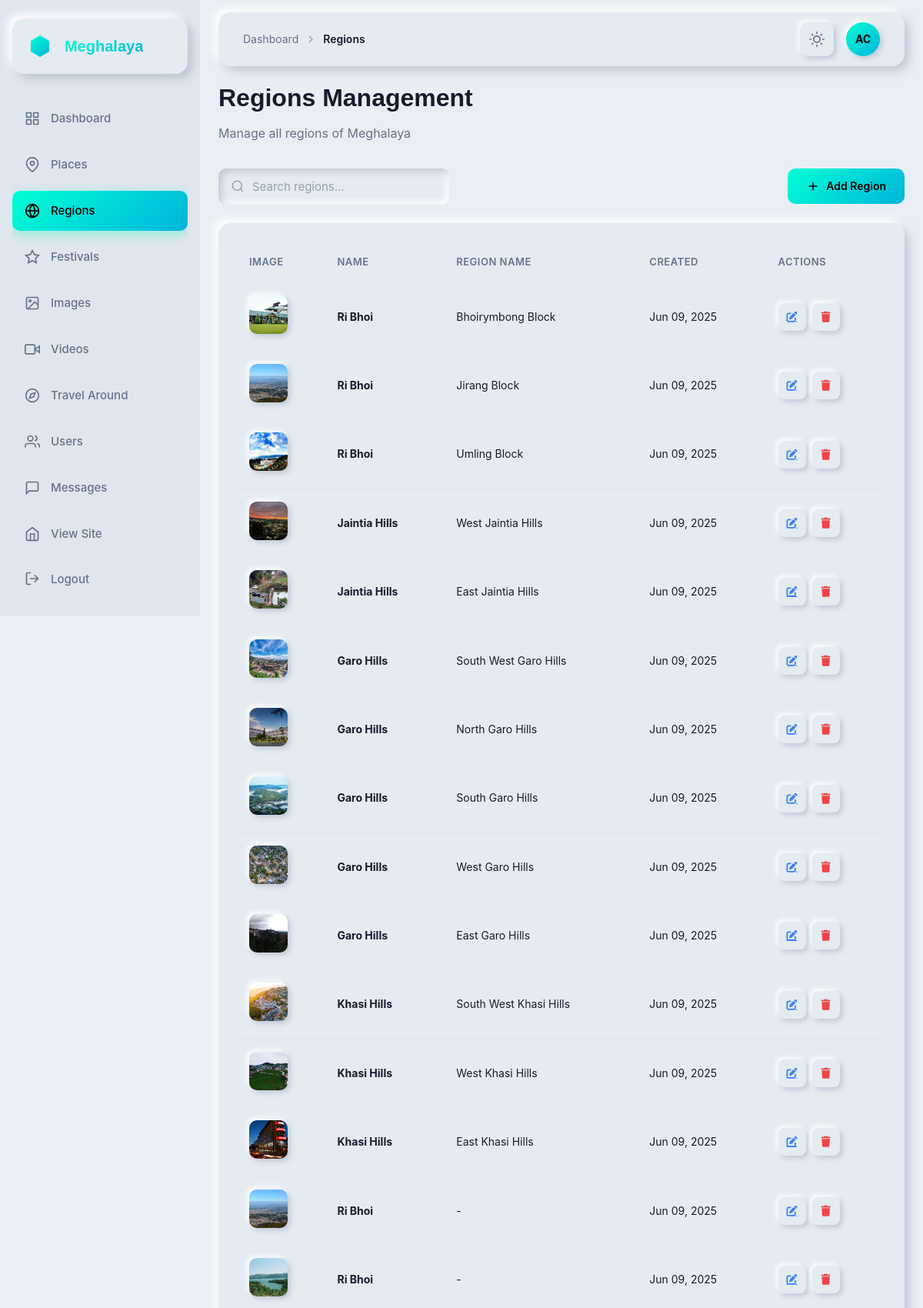
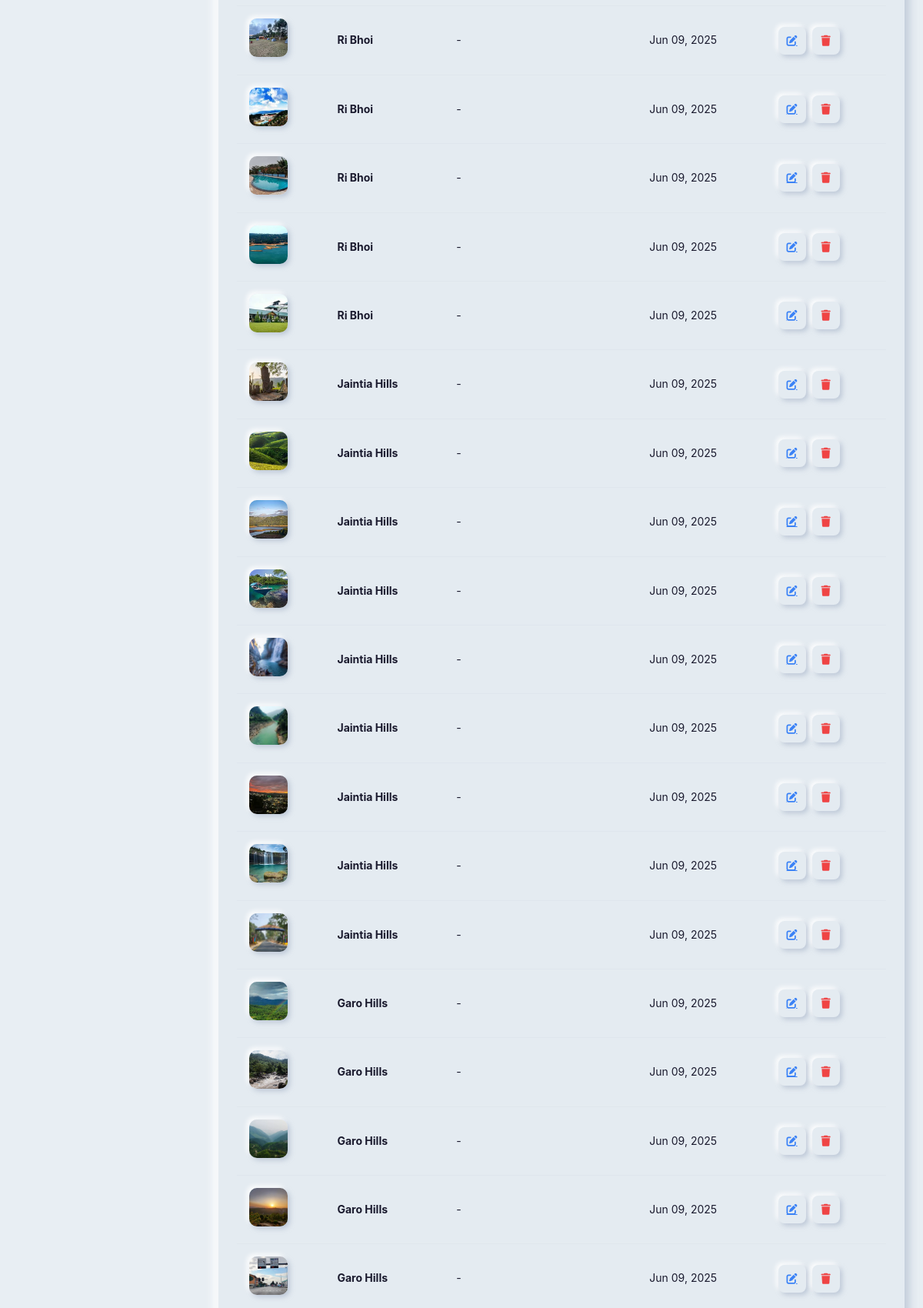
Page /dashboard/regions/ (signed in, upper part) on the committed database (2 pictures, top to bottom).
### app/models.py (models this page shows, shortened)
class RegionOfMeghalaya(models.Model):
    name = models.CharField(max_length=100)
    region_name = models.CharField(max_length=100, blank=True, null=True)
    image = models.ImageField(upload_to="img/")
    description = models.TextField(default='',blank=True, null=True)
    created_at = models.DateTimeField(auto_now_add=True)
    updated_at = models.DateTimeField(auto_now=True)

### app/dashboard_views.py (the view)
# urls.py: path('regions/', dashboard_views.dashboard_regions, name='dashboard_regions'),
@login_required
@user_passes_test(is_staff_or_superuser)
def dashboard_regions(request):
    regions = RegionOfMeghalaya.objects.all().order_by('-created_at')
    return render(request, 'dashboard/regions_list.html', {'regions': regions})

### app/context_processors.py (called while the page is built)
def navbar_context(request):
    placeName = cache.get('navbar_places')
    if placeName is None:
        placeName = list(MeghalayaImages.objects.values('name').exclude(
            name__in=["Cherrapunji", "Police Bazar", "Seven Sister Falls", "Dawki River", "Cathedral of Mary"]
        ).distinct())
        cache.set('navbar_places', placeName, 300)
    return {
        'placeName': placeName
    }

### app/dashboard_views.py (called while the page is built)
def is_staff_or_superuser(user):
    return user.is_staff or user.is_superuser

### templates/dashboard/regions_list.html (shortened to what this page needs)
{% extends 'dashboard/base.html' %}
{% block breadcrumb %}
<svg class="breadcrumb-separator" width="16" height="16" viewBox="0 0 24 24" fill="none" stroke="currentColor" stroke-width="2">
    <polyline points="9 18 15 12 9 6"></polyline>
</svg>
<span class="breadcrumb-current">Regions</span>
{% endblock %}
{% block content %}
<div class="title-section cascade-in">
    <h1 class="page-title">Regions Management</h1>
    <p class="page-subtitle">Manage all regions of Meghalaya</p>
</div>
<div class="toolbar cascade-in">
    <div class="toolbar-left">
        <div class="search-box">
            <svg class="search-icon" width="18" height="18" viewBox="0 0 24 24" fill="none" stroke="currentColor" stroke-width="2">
                <circle cx="11" cy="11" r="8"></circle>
                <line x1="21" y1="21" x2="16.65" y2="16.65"></line>
            </svg>
            <input type="text" class="nm-input search-input" placeholder="Search regions...">
        </div>
    </div>
    <div class="toolbar-right">
        <a href="{% url 'dashboard_regions_add' %}" class="btn-primary">
            <svg width="18" height="18" viewBox="0 0 24 24" fill="none" stroke="currentColor" stroke-width="2">
                <line x1="12" y1="5" x2="12" y2="19"></line>
                <line x1="5" y1="12" x2="19" y2="12"></line>
            </svg>
            Add Region
        </a>
    </div>
</div>
<div class="card nm-flat cascade-in">
    <div class="table-container">
        <table class="data-table">
            <thead>
                <tr>
                    <th>Image</th>
                    <th>Name</th>
                    <th>Region Name</th>
                    <th>Created</th>
                    <th>Actions</th>
                </tr>
            </thead>
            <tbody>
                {% for region in regions %}
                <tr>
                    <td>
                        {% if region.image %}
                        <img src="{{ region.image.url }}" alt="{{ region.name }}" class="table-image">
                        {% endif %}
                    </td>
                    <td><strong>{{ region.name }}</strong></td>
                    <td>{{ region.region_name|default:"-" }}</td>
                    <td>{{ region.created_at|date:"M d, Y" }}</td>
                    <td>
                        <div class="table-actions">
                            <a href="{% url 'dashboard_regions_edit' region.id %}" class="action-btn nm-button edit" title="Edit">
                                <i class="fas fa-edit"></i>
                            </a>
                            <button class="action-btn nm-button delete" title="Delete"
                                    data-delete="{% url 'dashboard_regions_delete' region.id %}"
                                    data-name="{{ region.name }}">
                                <i class="fas fa-trash"></i>
                            </button>
                        </div>
                    </td>
                </tr>
                {% endfor %}
            </tbody>
        </table>
    </div>
</div>
{% endblock %}

### templates/dashboard/base.html (shortened to what this page needs)
{% load static %}
<!DOCTYPE html>
<html lang="en">
<head>
    <link href="https://api.fontshare.com/v2/css?f[]=general-sans@600,700&f[]=satoshi@400,500&display=swap" rel="stylesheet">
    <link rel="stylesheet" href="{% static 'css/dashboard.css' %}">
    <link rel="stylesheet" href="https://cdnjs.cloudflare.com/ajax/libs/font-awesome/6.4.0/css/all.min.css">
</head>
<body>
    <aside class="sidebar">
        <div class="sidebar-inner">
            <div class="logo-container nm-flat">
                <div class="logo-icon">
                </div>
                <span class="logo-text">Meghalaya</span>
            </div>
            <nav class="sidebar-nav">
                <a href="{% url 'dashboard_home' %}" class="sidebar-link {% if request.resolver_match.url_name == 'dashboard_home' %}active{% endif %}">
                    <div class="sidebar-link-icon">
                    </div>
                    <span>Dashboard</span>
                </a>
                <a href="{% url 'dashboard_places' %}" class="sidebar-link {% if 'places' in request.resolver_match.url_name %}active{% endif %}">
                    <div class="sidebar-link-icon">
                        <svg width="20" height="20" viewBox="0 0 24 24" fill="none" stroke="currentColor" stroke-width="2">
                            <path d="M21 10c0 7-9 13-9 13s-9-6-9-13a9 9 0 0 1 18 0z"></path>
                            <circle cx="12" cy="10" r="3"></circle>
                        </svg>
                    </div>
                    <span>Places</span>
                </a>
                <a href="{% url 'dashboard_regions' %}" class="sidebar-link {% if 'regions' in request.resolver_match.url_name %}active{% endif %}">
                    <div class="sidebar-link-icon">
                        <svg width="20" height="20" viewBox="0 0 24 24" fill="none" stroke="currentColor" stroke-width="2">
                            <circle cx="12" cy="12" r="10"></circle>
                            <line x1="2" y1="12" x2="22" y2="12"></line>
                            <path d="M12 2a15.3 15.3 0 0 1 4 10 15.3 15.3 0 0 1-4 10 15.3 15.3 0 0 1-4-10 15.3 15.3 0 0 1 4-10z"></path>
                        </svg>
                    </div>
                    <span>Regions</span>
                </a>
                <a href="{% url 'dashboard_festivals' %}" class="sidebar-link {% if 'festivals' in request.resolver_match.url_name %}active{% endif %}">
                    <div class="sidebar-link-icon">
                        <svg width="20" height="20" viewBox="0 0 24 24" fill="none" stroke="currentColor" stroke-width="2">
                            <polygon points="12 2 15.09 8.26 22 9.27 17 14.14 18.18 21.02 12 17.77 5.82 21.02 7 14.14 2 9.27 8.91 8.26 12 2"></polygon>
                        </svg>
                    </div>
                    <span>Festivals</span>
                </a>
                <a href="{% url 'dashboard_images' %}" class="sidebar-link {% if 'images' in request.resolver_match.url_name %}active{% endif %}">
                    <div class="sidebar-link-icon">
                        <svg width="20" height="20" viewBox="0 0 24 24" fill="none" stroke="currentColor" stroke-width="2">
                            <rect x="3" y="3" width="18" height="18" rx="2" ry="2"></rect>
                            <circle cx="8.5" cy="8.5" r="1.5"></circle>
                            <polyline points="21 15 16 10 5 21"></polyline>
                        </svg>
                    </div>
                    <span>Images</span>
                </a>
                <a href="{% url 'dashboard_videos' %}" class="sidebar-link {% if 'videos' in request.resolver_match.url_name %}active{% endif %}">
                    <div class="sidebar-link-icon">
                        <svg width="20" height="20" viewBox="0 0 24 24" fill="none" stroke="currentColor" stroke-width="2">
                            <polygon points="23 7 16 12 23 17 23 7"></polygon>
                            <rect x="1" y="5" width="15" height="14" rx="2" ry="2"></rect>
                        </svg>
                    </div>
                    <span>Videos</span>
                </a>
                <a href="{% url 'dashboard_travel' %}" class="sidebar-link {% if 'travel' in request.resolver_match.url_name %}active{% endif %}">
                    <div class="sidebar-link-icon">
                        <svg width="20" height="20" viewBox="0 0 24 24" fill="none" stroke="currentColor" stroke-width="2">
                            <circle cx="12" cy="12" r="10"></circle>
                            <polygon points="16.24 7.76 14.12 14.12 7.76 16.24 9.88 9.88 16.24 7.76"></polygon>
                        </svg>
                    </div>
                    <span>Travel Around</span>
                </a>
                <a href="{% url 'dashboard_users' %}" class="sidebar-link {% if 'users' in request.resolver_match.url_name %}active{% endif %}">
                    <div class="sidebar-link-icon">
                        <svg width="20" height="20" viewBox="0 0 24 24" fill="none" stroke="currentColor" stroke-width="2">
                            <path d="M17 21v-2a4 4 0 0 0-4-4H5a4 4 0 0 0-4 4v2"></path>
                            <circle cx="9" cy="7" r="4"></circle>
                            <path d="M23 21v-2a4 4 0 0 0-3-3.87"></path>
                            <path d="M16 3.13a4 4 0 0 1 0 7.75"></path>
                        </svg>
                    </div>
                    <span>Users</span>
                </a>
                <a href="{% url 'dashboard_messages' %}" class="sidebar-link {% if 'message' in request.resolver_match.url_name %}active{% endif %}">
                    <div class="sidebar-link-icon">
                        <svg width="20" height="20" viewBox="0 0 24 24" fill="none" stroke="currentColor" stroke-width="2">
                            <path d="M21 15a2 2 0 0 1-2 2H7l-4 4V5a2 2 0 0 1 2-2h14a2 2 0 0 1 2 2z"></path>
                        </svg>
                    </div>
                    <span>Messages</span>
                </a>
            </nav>
            <div class="sidebar-footer">
                <a href="{% url 'home' %}" class="sidebar-link">
                    <div class="sidebar-link-icon">
                        <svg width="20" height="20" viewBox="0 0 24 24" fill="none" stroke="currentColor" stroke-width="2">
                            <path d="M3 9l9-7 9 7v11a2 2 0 0 1-2 2H5a2 2 0 0 1-2-2z"></path>
                            <polyline points="9 22 9 12 15 12 15 22"></polyline>
                        </svg>
                    </div>
                    <span>View Site</span>
                </a>
                <form method="post" action="{% url 'logout' %}" class="sidebar-logout-form">
                    <button type="submit" class="sidebar-link logout-btn">
                        <div class="sidebar-link-icon">
                            <svg width="20" height="20" viewBox="0 0 24 24" fill="none" stroke="currentColor" stroke-width="2" stroke-linecap="round" stroke-linejoin="round">
                                <path d="M9 21H5a2 2 0 0 1-2-2V5a2 2 0 0 1 2-2h4"></path>
                                <polyline points="16 17 21 12 16 7"></polyline>
                                <line x1="21" y1="12" x2="9" y2="12"></line>
                            </svg>
                        </div>
                        <span>Logout</span>
                    </button>
                </form>
            </div>
        </div>
    </aside>
    <main class="main-content">
        <header class="header nm-flat">
            <div class="header-left">
                <nav class="breadcrumb">
                    <a href="{% url 'dashboard_home' %}" class="breadcrumb-link">Dashboard</a>
                    {% block breadcrumb %}{% endblock %}
                </nav>
            </div>
            <div class="header-right">
                <button class="header-btn nm-button theme-toggle" aria-label="Toggle theme" id="themeToggle">
                </button>
                <div class="profile-avatar">
                    <span class="avatar-text">{{ user.username|slice:":2"|upper }}</span>
                </div>
            </div>
        </header>
        <div class="content-wrapper">
            {% block content %}{% endblock %}
        </div>
    </main>
</body>
</html>

### rows in the picture
RegionOfMeghalaya: image (picture), name "Ri Bhoi", region_name "Bhoirymbong Block", created_at "Jun 09, 2025"
RegionOfMeghalaya: image (picture), name "Ri Bhoi", region_name "Jirang Block", created_at "Jun 09, 2025"
RegionOfMeghalaya: image (picture), name "Ri Bhoi", region_name "Umling Block", created_at "Jun 09, 2025"
RegionOfMeghalaya: image (picture), name "Jaintia Hills", region_name "West Jaintia Hills", created_at "Jun 09, 2025"
RegionOfMeghalaya: image (picture), name "Jaintia Hills", region_name "East Jaintia Hills", created_at "Jun 09, 2025"
RegionOfMeghalaya: image (picture), name "Garo Hills", region_name "South West Garo Hills", created_at "Jun 09, 2025"
RegionOfMeghalaya: image (picture), name "Garo Hills", region_name "North Garo Hills", created_at "Jun 09, 2025"
RegionOfMeghalaya: image (picture), name "Garo Hills", region_name "South Garo Hills", created_at "Jun 09, 2025"
RegionOfMeghalaya: image (picture), name "Garo Hills", region_name "West Garo Hills", created_at "Jun 09, 2025"
RegionOfMeghalaya: image (picture), name "Garo Hills", region_name "East Garo Hills", created_at "Jun 09, 2025"
RegionOfMeghalaya: image (picture), name "Khasi Hills", region_name "South West Khasi Hills", created_at "Jun 09, 2025"
RegionOfMeghalaya: image (picture), name "Khasi Hills", region_name "West Khasi Hills", created_at "Jun 09, 2025"
RegionOfMeghalaya: image (picture), name "Khasi Hills", region_name "East Khasi Hills", created_at "Jun 09, 2025"
RegionOfMeghalaya: image (picture), name "Ri Bhoi", region_name "-", created_at "Jun 09, 2025"
RegionOfMeghalaya: image (picture), name "Ri Bhoi", region_name "-", created_at "Jun 09, 2025"
RegionOfMeghalaya: image (picture), name "Ri Bhoi", region_name "-", created_at "Jun 09, 2025"
RegionOfMeghalaya: image (picture), name "Ri Bhoi", region_name "-", created_at "Jun 09, 2025"
RegionOfMeghalaya: image (picture), name "Ri Bhoi", region_name "-", created_at "Jun 09, 2025"
RegionOfMeghalaya: image (picture), name "Ri Bhoi", region_name "-", created_at "Jun 09, 2025"
RegionOfMeghalaya: image (picture), name "Ri Bhoi", region_name "-", created_at "Jun 09, 2025"
RegionOfMeghalaya: image (picture), name "Jaintia Hills", region_name "-", created_at "Jun 09, 2025"
RegionOfMeghalaya: image (picture), name "Jaintia Hills", region_name "-", created_at "Jun 09, 2025"
RegionOfMeghalaya: image (picture), name "Jaintia Hills", region_name "-", created_at "Jun 09, 2025"
RegionOfMeghalaya: image (picture), name "Jaintia Hills", region_name "-", created_at "Jun 09, 2025"
RegionOfMeghalaya: image (picture), name "Jaintia Hills", region_name "-", created_at "Jun 09, 2025"
RegionOfMeghalaya: image (picture), name "Jaintia Hills", region_name "-", created_at "Jun 09, 2025"
RegionOfMeghalaya: image (picture), name "Jaintia Hills", region_name "-", created_at "Jun 09, 2025"
RegionOfMeghalaya: image (picture), name "Jaintia Hills", region_name "-", created_at "Jun 09, 2025"
RegionOfMeghalaya: image (picture), name "Jaintia Hills", region_name "-", created_at "Jun 09, 2025"
RegionOfMeghalaya: image (picture), name "Garo Hills", region_name "-", created_at "Jun 09, 2025"
RegionOfMeghalaya: image (picture), name "Garo Hills", region_name "-", created_at "Jun 09, 2025"
RegionOfMeghalaya: image (picture), name "Garo Hills", region_name "-", created_at "Jun 09, 2025"
RegionOfMeghalaya: image (picture), name "Garo Hills", region_name "-", created_at "Jun 09, 2025"
RegionOfMeghalaya: image (picture), name "Garo Hills", region_name "-", created_at "Jun 09, 2025"

### other values in the picture
{{ user.username|slice:":2"|upper }} "AC"
